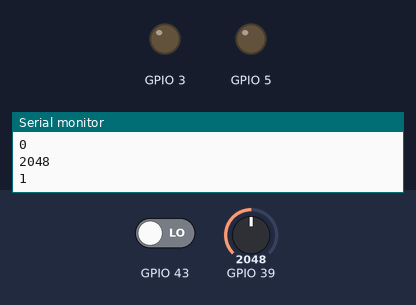
Recording of a sketch running on a simulated ESP32. Shown: output pins drawn as LEDs (lit = HIGH), the last lines printed to the serial monitor. The inputs (shaded band) are chosen by the test bench; at power-on: GPIO 43 LOW, GPIO 39 = 2048.

Above: at 1.3 s.
1.4 s: GPIO 43 driven HIGH
At 4.1 s:
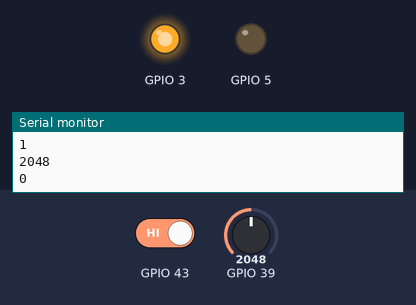
4.4 s: GPIO 43 driven LOW
At 5.9 s:
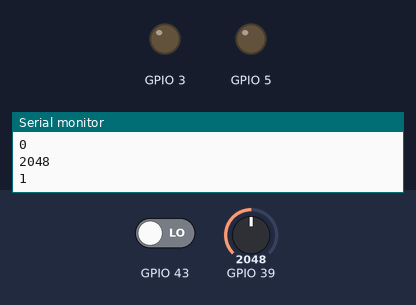
Timing chart, 0 to 7.4 s (numbered marks = the images above; inputs shaded):
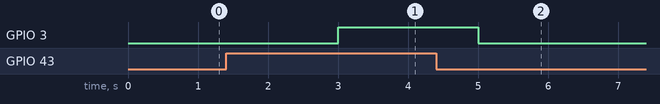

The sketch:

HW11.ino
```cpp
int currentStep = 0;
bool correct = true;

void setup() {
  Serial.begin(9600);
  pinMode(3, OUTPUT);
  pinMode(5, OUTPUT);
}

void loop() {
int button1 = digitalRead(D2);
int button2 = digitalRead(D6);
int potantialVal = analogRead(A3);
Serial.println("currentStep");
Serial.println(currentStep);
Serial.println(button1);
Serial.println(button2);
Serial.println(potantialVal);
if(button1 == HIGH)
{
  if (currentStep == 0 || currentStep == 3) {
  } else {
    // password incorrect
    correct = false;
  }
  currentStep = currentStep + 1;
}
else if(button2 == HIGH)
{
  if (currentStep == 1) {
  } else {
    // password incorrect
    correct = false;
  }
  currentStep = currentStep + 1;
}
else if(potantialVal > 4000)
{
  if (currentStep == 2) {
    currentStep = currentStep + 1;
  }
}

Serial.println(correct);
if (currentStep == 4) {
  if (correct) {
    digitalWrite(5, HIGH);
    delay(2000);
    digitalWrite(5, LOW);
  } else {
    digitalWrite(3, HIGH);
    delay(2000);
    digitalWrite(3, LOW);
  }

  currentStep = 0;
  correct = true;
}
delay(500);
}
```

Measured:
- after the input at 1.4 s, GPIO 3: LOW → HIGH after 1.6 s
- after the input at 4.4 s, GPIO 3: goes on until 5.0 s, then stays LOW
